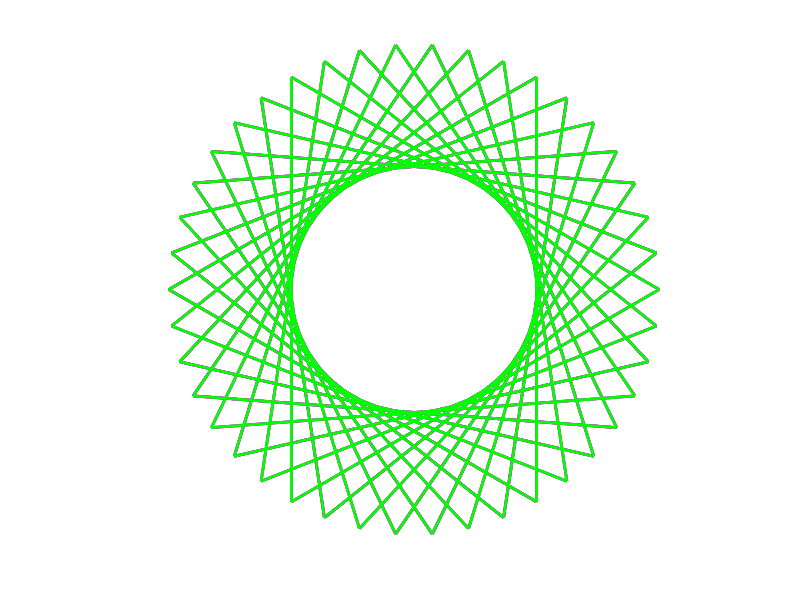

Write MATLAB code to recreate this figure.
%% This was to see if I can make the visuals more fun and engaging! 


% the parameters
n = pi/7;       
r = 5;          
a = 0:2*pi/3:2*pi; 

% creating figure for visualization
figure;
hold on;
axis equal;
grid on;
xlabel('X-axis', 'Color', 'w');
ylabel('Y-axis', 'Color', 'w');
title('Spinning Triangle Visualization', 'Color', 'w');
set(gca, 'Color', 'k', 'XColor', 'w', 'YColor', 'w');

% looping through 50 stars
for i = 1:50
    if (i < 37)
        color = 'm';
    else
        color = 'g';
    end
    
    % magenta and green colors for example

    % calculate the angle and coordinates
    m = i; % You can adjust m as needed, here it's simply i for now
    theta = a + n * m;  
    x = r * cos(theta); 
    y = r * sin(theta); 

    plot(x, y, color, 'LineWidth', 2); 

    drawnow;
    pause(0.05); % this can be adjusted 
end
hold off;